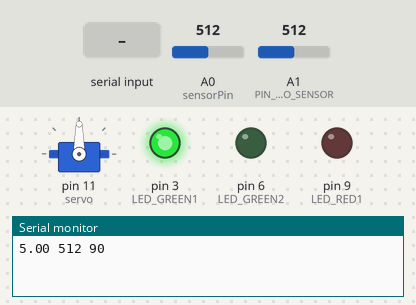
A sketch run on a simulated Arduino Uno, built with avr-gcc and run on an emulated ATmega328P. Shown: servo, output pins drawn as LEDs (lit = HIGH), the last lines printed to the serial monitor. The test bench sets the inputs (shaded band); at power-on: A0 (sensorPin) = 512, A1 (PIN_PHOTO_SENSOR) = 512.

Above: at 1.5 s.
1.6 s: "30,150\n" received over Serial
At 5.3 s:
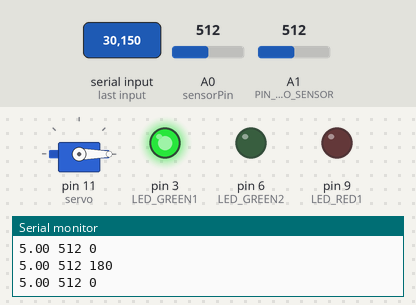
5.7 s: A0 (sensorPin) set to 743
7.2 s: A0 (sensorPin) set to 764
At 8.6 s:
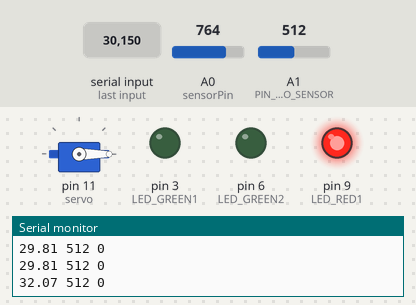
9.4 s: "1\n" received over Serial
At 10.3 s:
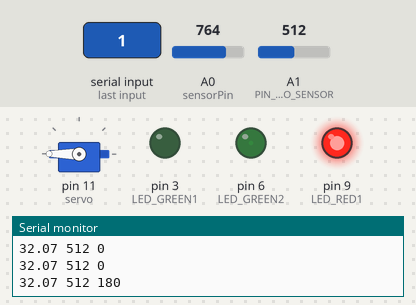
11.0 s: "90,45\n" received over Serial
At 12.2 s:
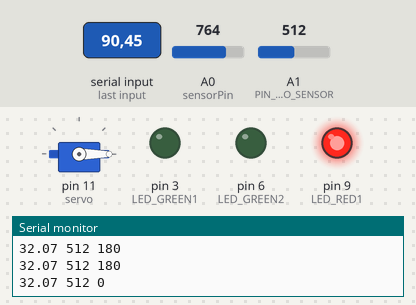
13.0 s: A0 (sensorPin) set to 716
At 15.0 s:
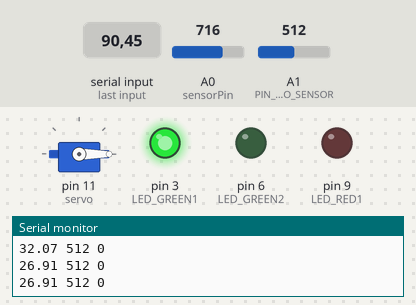
Timing chart, 0 to 16.4 s (numbered marks = the images above; inputs shaded):
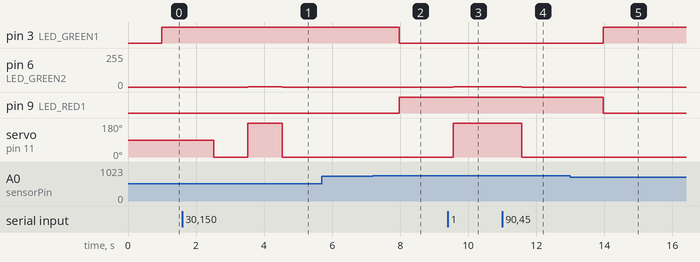

Measured:
- the behaviour switches between 754 and 755 on A0 (sensorPin) (found by bisection; images 1 and 2)
- after the input at 1.6 s, pin 6 (LED_GREEN2): 0/255 → 1/255 after 1.9 s, → 0/255 1.0 s later; servo on pin 11 (servo): 90° → 0° after 0.92 s, → 180° 1.0 s later, → 0° 1.0 s later
- after the input at 7.2 s, pin 3 (LED_GREEN1): HIGH → LOW after 0.78 s; pin 9 (LED_RED1): LOW → HIGH after 0.78 s
- after the input at 9.4 s, pin 6 (LED_GREEN2): 0/255 → 1/255 after 0.16 s; servo on pin 11 (servo): 0° → 180° after 0.16 s
- after the input at 11.0 s, pin 6 (LED_GREEN2): 1/255 → 0/255 after 0.57 s; servo on pin 11 (servo): 180° → 0° after 0.57 s
- after the input at 13.0 s, pin 3 (LED_GREEN1): LOW → HIGH after 0.96 s; pin 9 (LED_RED1): HIGH → LOW after 0.96 s

The sketch:

sketch_arduino.ino
```cpp
#define LED_RED1 9 //светодиод для температуры
#define LED_GREEN1 3 //светодиод для температуры
//#define LED_RED2 5 //светодиод управляется через кнопку
#define LED_GREEN2 6 //светодиод управляется через кнопку
#define PIN_PHOTO_SENSOR A1 //если поменяется выход, нужно тут поправить

int sensorPin = 0; //А0
int signalVoltage, celsiusTemp; //напряжение, температура

#include <Servo.h> //используем библиотеку для работы с сервоприводом
#include <Thread.h>  // подключение библиотеки ArduinoThread
Servo servo; //объявляем переменную servo типа Servo
Thread inputThread = Thread(); //объявляем потоки
Thread outputThread = Thread();

void setup() {

Serial.begin(112500);
pinMode(LED_RED1, OUTPUT);
pinMode(LED_GREEN1, OUTPUT);
//pinMode(LED_RED2, OUTPUT);
pinMode(LED_GREEN2, OUTPUT);

servo.attach(11);

inputThread.onRun(pressButton);  // назначаем потоку задачу
inputThread.setInterval(503); // задаём интервал срабатывания, мсек

outputThread.onRun(sendParametrs);
outputThread.setInterval(997);
}

void loop() {

  if (outputThread.shouldRun())
        outputThread.run(); // запускаем поток

  if (inputThread.shouldRun())
        inputThread.run();
}

void pressButton() {

   if (Serial.available() > 0)
   {
    int valueGreen = Serial.read() - '0';//read from the serial connection; the - '0' is to cast the values as the int and not the ASCII code
      if(valueGreen==1){ //если 1 - то включаем
        analogWrite(LED_GREEN2, HIGH);
        servo.write(180);
      }
      if(valueGreen==0){ //если 0 - то выключаем
        analogWrite(LED_GREEN2, LOW);
        servo.write(0);
      }
   }
}

void sendParametrs() {

  signalVoltage = analogRead(sensorPin); //получаем значения напряжения с датчика температуры
  double voltage = (signalVoltage * 1.1) / 1024.0;
  double celsiusTemp = (voltage - 0.5) * 100 ;

  if(celsiusTemp > 31) { // больше 31 - включаем красный, меньше - зеленый
    digitalWrite(LED_GREEN1, LOW);
    digitalWrite(LED_RED1, HIGH);
  } else {
    digitalWrite(LED_GREEN1, HIGH);
    digitalWrite(LED_RED1, LOW);
  }

  int val = analogRead(PIN_PHOTO_SENSOR); //читаем с фоторезистора, код закомменчен, т.к. сломался фоторезистор
  /*if (val > 690) {
    servo.write(0); //ставим вал под 0, если темнеет
  } else {
    servo.write(180); //ставим вал под 180, если светлеет
  }*/
  Serial.print(celsiusTemp);
  Serial.print(' ');
  Serial.print(val);
  Serial.print(' ');
  Serial.println(servo.read());
}
```
